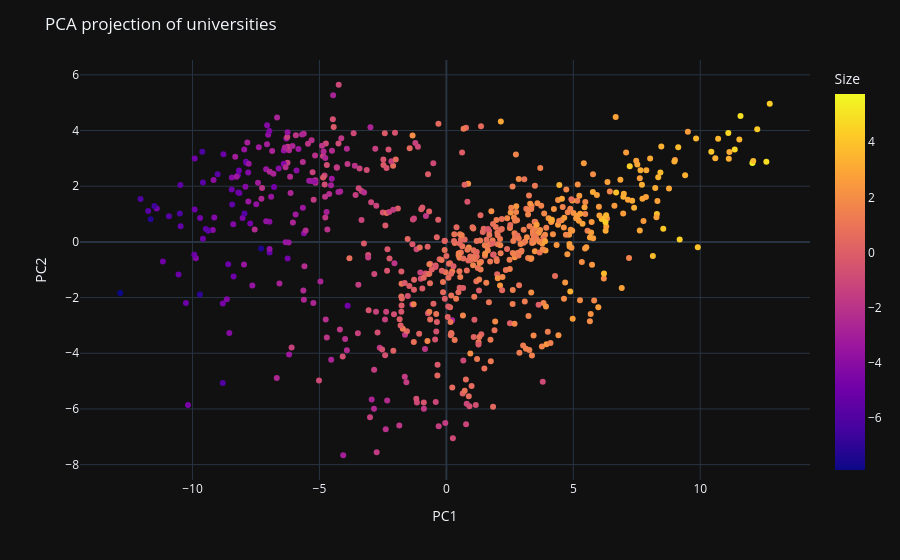

The code cell stored with this chart in its notebook:
### Code cell
fig = px.scatter(
    df_plot,
    x="PC1",
    y="PC2",
    color="Size",
    hover_name="University",
    template="plotly_dark"
)

fig.update_layout(title="PCA проекция университетов")
fig.show()

### Figure 1 — Plotly figure (JSON) as saved in the notebook; plotly's stock layout.template omitted (floating-point values rounded to 4 significant figures; data arrays with more than 128 entries replaced by an {"elided": "..."} marker saying what was removed)
{"data": [{"hovertemplate": "<b>%{hovertext}</b><br><br>PC1=%{x}<br>PC2=%{y}<br>Size=%{marker.color}<extra></extra>", "hovertext": {"elided": "681 str values"}, "legendgroup": "", "marker": {"color": {"elided": "681 float values"}, "coloraxis": "coloraxis", "symbol": "circle"}, "mode": "markers", "name": "", "orientation": "v", "showlegend": false, "x": {"elided": "681 float values"}, "xaxis": "x", "y": {"elided": "681 float values"}, "yaxis": "y", "type": "scatter"}], "layout": {"xaxis": {"anchor": "y", "domain": [0.0, 1.0], "title": {"text": "PC1"}}, "yaxis": {"anchor": "x", "domain": [0.0, 1.0], "title": {"text": "PC2"}}, "coloraxis": {"colorbar": {"title": {"text": "Size"}}, "colorscale": [[0.0, "#0d0887"], [0.1111, "#46039f"], [0.2222, "#7201a8"], [0.3333, "#9c179e"], [0.4444, "#bd3786"], [0.5556, "#d8576b"], [0.6667, "#ed7953"], [0.7778, "#fb9f3a"], [0.8889, "#fdca26"], [1.0, "#f0f921"]]}, "legend": {"tracegroupgap": 0}, "margin": {"t": 60}, "title": {"text": "PCA projection of universities"}}}
